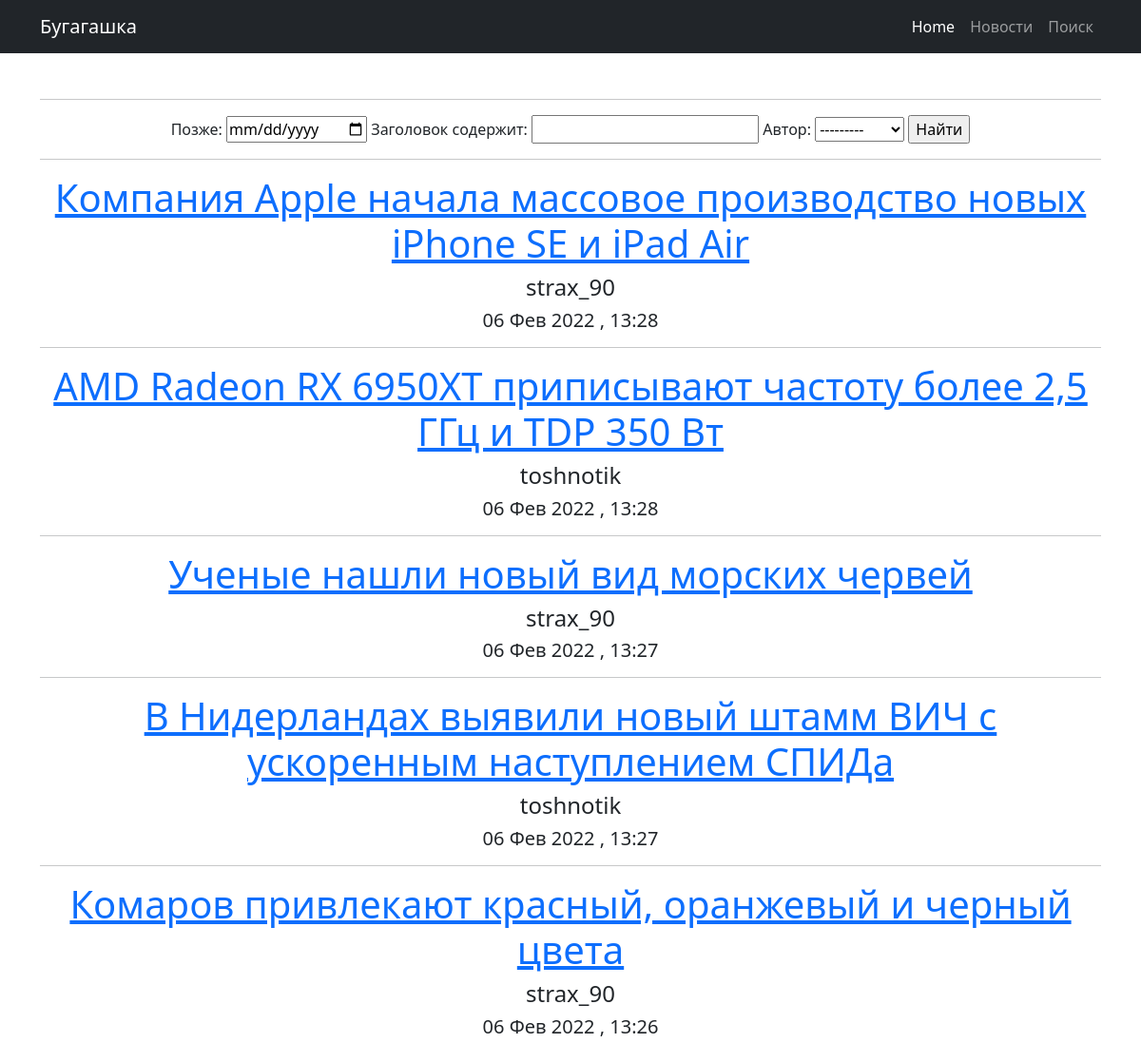
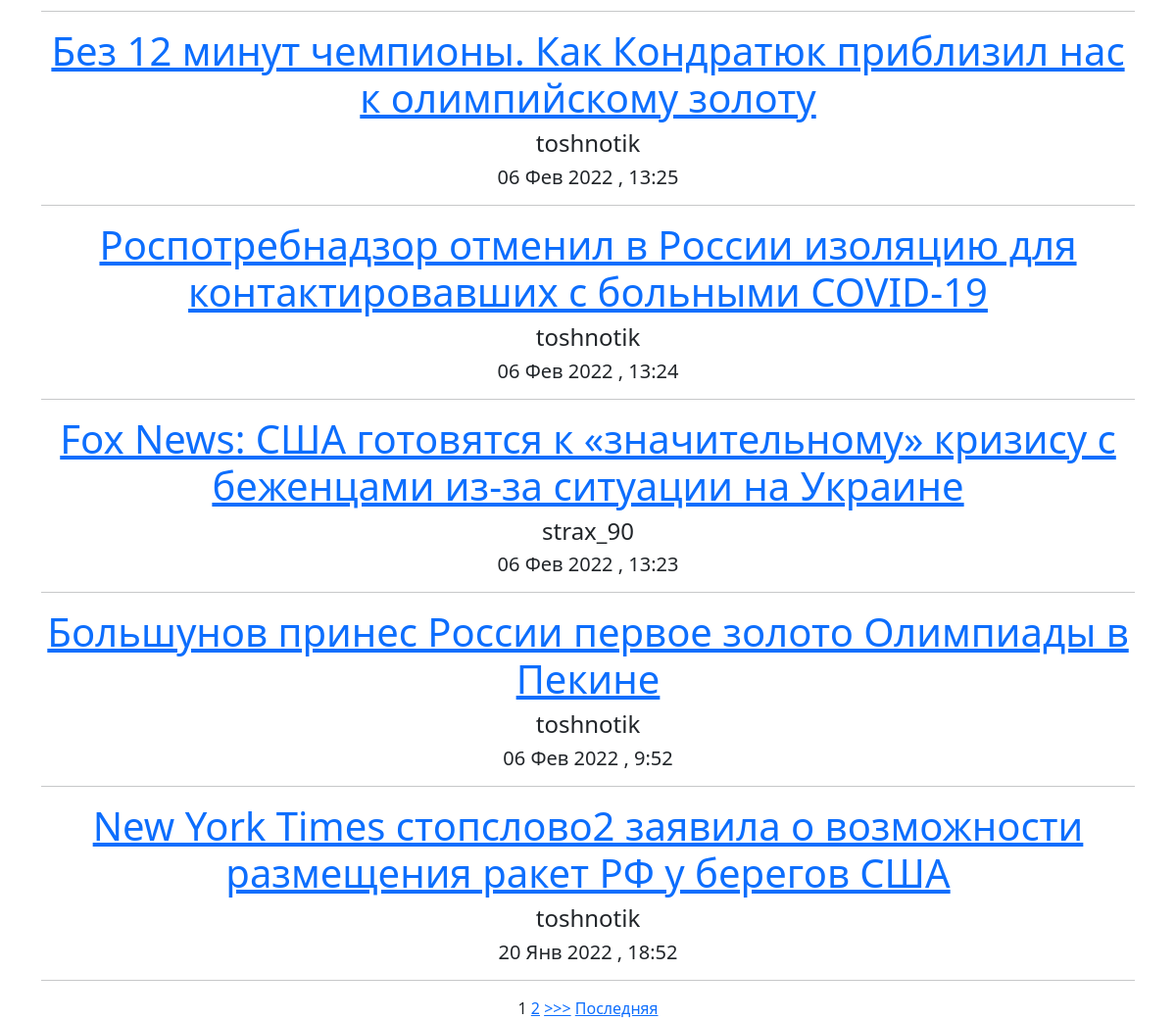
Page /news/search/ on the earlier database version (2 pictures, top to bottom).
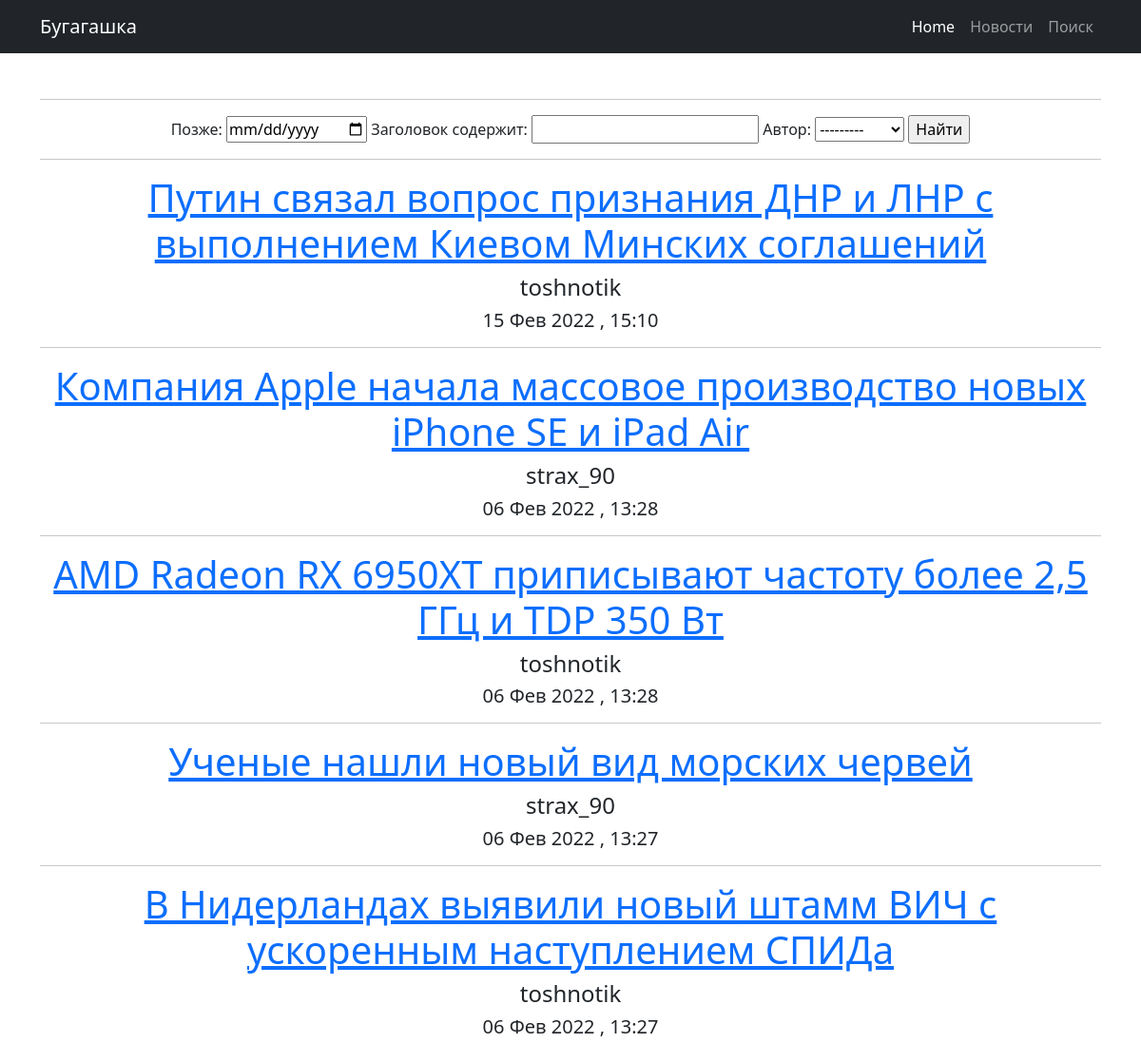
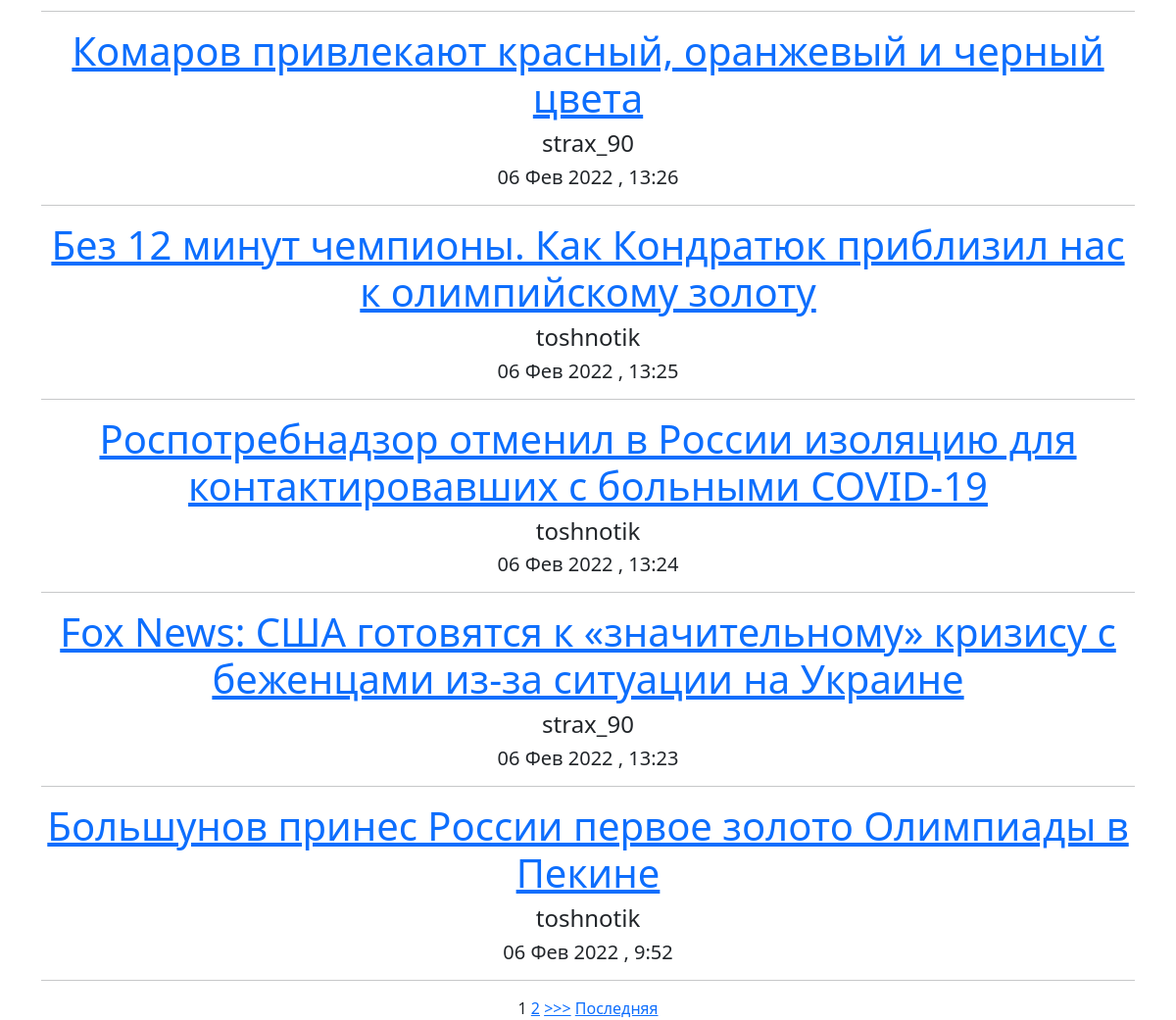
Same page on the later database version (2 pictures, top to bottom).
### news/models.py (models this page shows, shortened)
class Post (models.Model):
    author = models.ForeignKey(Author, on_delete=models.CASCADE)
    NEWS = 'NW'
    ARTICLE = 'AR'
    CATEGORY_CHOICE = (
        (NEWS, 'Новость'),
        (ARTICLE, 'Статья')
    )
    categoryType = models.CharField(max_length=2, choices=CATEGORY_CHOICE, default=ARTICLE)
    dateCreation = models.DateTimeField(auto_now_add=True)
    postCategory = models.ManyToManyField(Category, through='PostCategory')
    title = models.CharField(max_length=128)
    text = models.TextField()
    rating = models.SmallIntegerField(default=0)

class Author(models.Model):
    authorUser = models.OneToOneField(User, on_delete=models.CASCADE)
    ratingAuthor = models.SmallIntegerField(default=0)
    def __str__(self):
        return f'{self.authorUser}'

### news/views.py (the view)
# urls.py: path('search/', PostSearch.as_view(), name='search'),
class PostSearch(ListView):
    model = Post
    template_name = 'search.html'
    context_object_name = 'search'
    queryset = Post.objects.order_by('-dateCreation')
    paginate_by = 10
    def get_filter(self):
        return PostFilter(self.request.GET, queryset=super().get_queryset())
    def get_queryset(self):
        return self.get_filter().qs
    def get_context_data(self, *args, **kwargs):
        return {
            **super().get_context_data(*args, **kwargs),
            'filter': self.get_filter(),
        }

### templates/search.html (shortened to what this page needs)
{% extends 'default.html' %}
{% load my_filters %}
{% block content %}
    <hr>
    <form method="GET">
    {{ filter.form }}
    <input type="submit" value="Найти">
    </form>
    <hr>
    {% for post in search %}
        <h1><a href="{% url 'post' post.id %}">{{ post.title }}</a></h1>
            <h4>{{  post.author.authorUser }}</h4>
        <h5>{{ post.dateCreation| date:'d M Y' }} , {{ post.dateCreation| time }}</h5>
        <hr>
        {% empty %}
            <h1>Ничего не найдено</h1>
    {% endfor %}
    {% if is_paginated %}
        {% for num in page_obj.paginator.page_range %}
            {% if page_obj.number == num %}
            <a>{{ num }}</a>
            {% elif num > page_obj.number|add:'-3' and num < page_obj.number|add:'3' %}
            <a href="?page={{ num }}">{{ num }}</a>
            {% endif %}
        {% endfor %}
        {% if page_obj.has_next %}
        <a href="?page={{ page_obj.next_page_number }}">>>></a>
        <a href="?page={{ page_obj.paginator.num_pages }}">Последняя</a>
        {% endif %}
    {% endif %}
{% endblock content %}

Differences in the rows shown:
no longer on this page (row unchanged): Post: title "New York Times стопслово2 заявила о возможности размещения ракет РФ у берегов США", author.authorUser "toshnotik", dateCreation "20 Янв 2022", dateCreation "18:52"
added Post: title "Путин связал вопрос признания ДНР и ЛНР с выполнением Киевом Минских соглашений", author.authorUser "toshnotik", dateCreation "15 Фев 2022", dateCreation "15:10"
